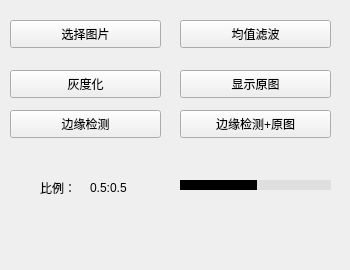
  <widget class="QDockWidget" name="dockWidget">
   <property name="minimumSize">
    <size>
     <width>350</width>
     <height>270</height>
    </size>
   </property>
   <property name="autoFillBackground">
    <bool>false</bool>
   </property>
   <attribute name="dockWidgetArea">
    <number>1</number>
   </attribute>
   <widget class="QWidget" name="dockWidgetContents">
    <widget class="QSlider" name="horizontalSlider_2">
     <property name="geometry">
      <rect>
       <x>180</x>
       <y>170</y>
       <width>151</width>
       <height>31</height>
      </rect>
     </property>
     <property name="styleSheet">
      <string notr="true">QSlider::add-page:Horizontal
     {     
        background-color: rgb(223, 223, 223);
        height:4px;
     }
     QSlider::sub-page:Horizontal 
    {
        background-color:black;
        height:4px;
     }
    QSlider::groove:Horizontal 
    {
        background:transparent;
        height:10px;
		border-radius: 5px;
    }
    QSlider::handle:Horizontal 
    {
        height: 20px;
        width:20px;
        border-image: url(:/myImage/images/slide.png);
        margin: -8 0px;
    }
</string>
     </property>
     <property name="maximum">
      <number>100</number>
     </property>
     <property name="singleStep">
      <number>1</number>
     </property>
     <property name="value">
      <number>50</number>
     </property>
     <property name="orientation">
      <enum>Qt::Horizontal</enum>
     </property>
    </widget>
    <widget class="QLabel" name="label_5">
     <property name="geometry">
      <rect>
       <x>40</x>
       <y>180</y>
       <width>51</width>
       <height>16</height>
      </rect>
     </property>
     <property name="text">
      <string>比例：</string>
     </property>
    </widget>
    <widget class="QLabel" name="label_fuhe">
     <property name="geometry">
      <rect>
       <x>90</x>
       <y>180</y>
       <width>91</width>
       <height>16</height>
      </rect>
     </property>
     <property name="text">
      <string>0.5:0.5</string>
     </property>
    </widget>
    <widget class="QPushButton" name="pushButton_junzhi_2">
     <property name="geometry">
      <rect>
       <x>10</x>
       <y>110</y>
       <width>151</width>
       <height>28</height>
      </rect>
     </property>
     <property name="text">
      <string>边缘检测</string>
     </property>
    </widget>
    <widget class="QPushButton" name="pushButton_junzhi_3">
     <property name="geometry">
      <rect>
       <x>180</x>
       <y>110</y>
       <width>151</width>
       <height>28</height>
      </rect>
     </property>
     <property name="text">
      <string>边缘检测+原图</string>
     </property>
    </widget>
    <widget class="QPushButton" name="pushButton_junzhi">
     <property name="geometry">
      <rect>
       <x>180</x>
       <y>20</y>
       <width>151</width>
       <height>28</height>
      </rect>
     </property>
     <property name="text">
      <string>均值滤波</string>
     </property>
    </widget>
    <widget class="QPushButton" name="pushButton_gray">
     <property name="geometry">
      <rect>
       <x>10</x>
       <y>70</y>
       <width>151</width>
       <height>28</height>
      </rect>
     </property>
     <property name="text">
      <string>灰度化</string>
     </property>
    </widget>
    <widget class="QPushButton" name="pushButton_origin">
     <property name="geometry">
      <rect>
       <x>180</x>
       <y>70</y>
       <width>151</width>
       <height>28</height>
      </rect>
     </property>
     <property name="text">
      <string>显示原图</string>
     </property>
    </widget>
    <widget class="QPushButton" name="pushButton">
     <property name="geometry">
      <rect>
       <x>10</x>
       <y>20</y>
       <width>151</width>
       <height>28</height>
      </rect>
     </property>
     <property name="styleSheet">
      <string notr="true"/>
     </property>
     <property name="text">
      <string>选择图片</string>
     </property>
    </widget>
   </widget>
  </widget>
